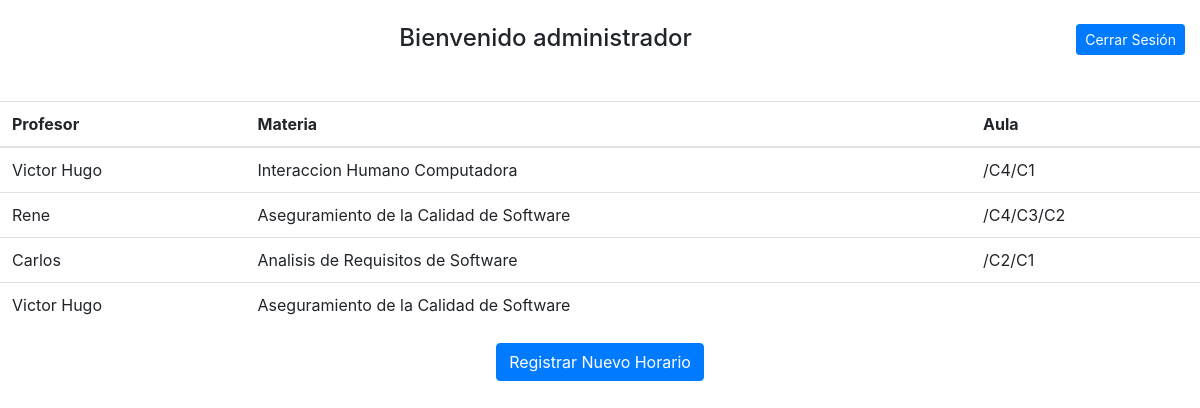
The page /public_html/vistaAdministrador.php (signed in) on the database as committed earlier.
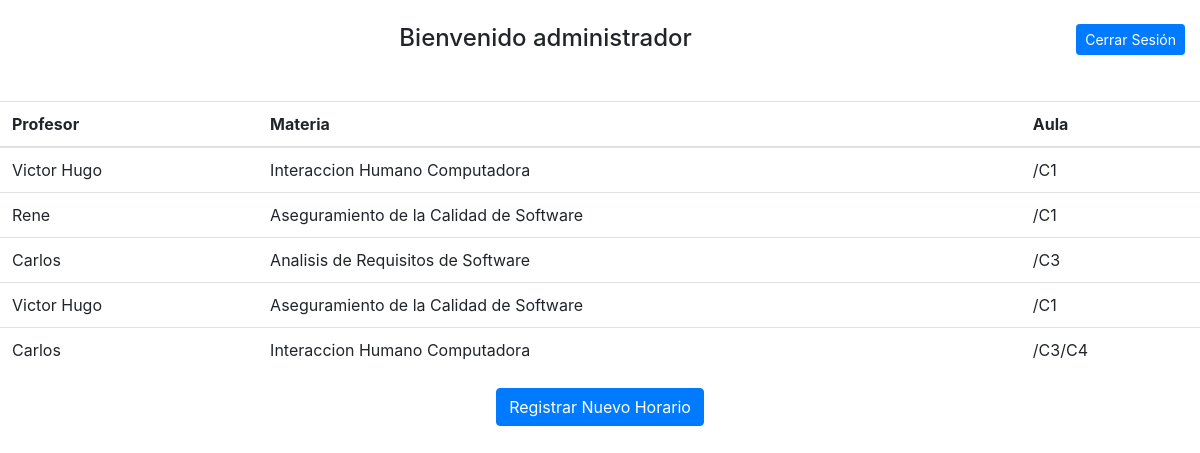
The same page on the database as committed later.
### tables this page shows
CREATE TABLE `curso` (
  `idCurso` int(11) NOT NULL,
  `idMateria` int(11) NOT NULL,
  `idProfesor` int(11) NOT NULL
);

CREATE TABLE `profesor` (
  `idProfesor` int(11) NOT NULL,
  `NomProf` varchar(45) NOT NULL,
  `idUsuario` varchar(20) NOT NULL
);

CREATE TABLE `materia` (
  `idMateria` int(11) NOT NULL,
  `DescMat` varchar(20) NOT NULL,
  `Creditos` int(11) NOT NULL,
  `NomMat` varchar(45) NOT NULL
);

### public_html/vistaAdministrador.php (the view, shortened to what this page needs)
<?php
    $usuario= $_SESSION['username'];
    $rol=$_SESSION['rol'];
    if(!isset($usuario)){
        header("location:login.php");
    }else{
        require 'conectarBD.php';
        if($rol==1){
?>
<html>
    <head>
        <link rel="stylesheet" type="text/css" href="css/style.css">
        <link rel="stylesheet" href="https://stackpath.bootstrapcdn.com/bootstrap/4.3.1/css/bootstrap.min.css">
        <link rel="stylesheet" href="css/adminTable.css">
    </head>
    <body>
        <div class="container-fluid">
            <div class="row">
                <div class="col-12 text-center">
                    <br>
                    <h4 class="d-inline">Bienvenido administrador</h4>
                    <a href="cerrarSesion.php">
                    <button type="button" class="btn btn-primary btn-sm mb-2 float-right" id="out_sesion">Cerrar Sesión</button></a><br><br><br>
                </div>
            </div>
            <div class="row">
                <table class = "table table-sortable">
                    <thead>
                        <tr>
                            <th>Profesor</th>
                            <th>Materia</th>
                            <th>Aula</th>
                        </tr>
                    </thead>
                    <tbody>
                        <?php
                        $tabla = "SELECT * from ((curso LEFT JOIN materia ON curso.idMateria = materia.idMateria) JOIN profesor ON curso.idProfesor = profesor.idProfesor) ORDER BY curso.idCurso ASC";
			            $clases = "SELECT DISTINCT clase.idCurso, clase.idSalon, salon.descSalon from (clase JOIN salon ON clase.idSalon = salon.idSalon) ORDER BY clase.idCurso ASC";
                        $res_tablas = $mysqli->query($tabla);
                        $res_clases = $mysqli->query($clases);
                        foreach ($res_tablas as $row){?>
                            <tr class='table-row' data-href = "<?php echo "horariosAdministrador.php?id=".$row['idCurso'] ?>">
                                <td><?php echo $row['NomProf'] ?></td>
                                <td><?php echo $row['NomMat'] ?></td>
                                <td>
                                    <?php
                                    foreach ($res_clases as $row2){
                                        if($row2['idCurso'] == $row['idCurso']){
                                            echo "/".$row2['descSalon'];
                                        }
                                    }
                                    ?>
                                </td>
                            </tr>
                        <?php } ?>
                    </tbody>
                </table>
            </div>
            <div class="row">
                <div class="col-12 text-center">
                    <a href="registrarHorario.php"><button type="submit" class="btn btn-primary btn-md text-center">Registrar Nuevo Horario</button></a>
                </div>
            </div>
        </div>
    </body>
</html>
    <?php }else{
    header("location:cerrarSesion.php");
    }}
?>

Rows that differ between the two databases and show on the page:
added curso: idProfesor.NomProf "Carlos", idMateria.NomMat "Interaccion Humano Computadora", descSalon "C3", descSalon "C4"
Other text that changed with them:
new list line: "/ C1"
new list line: "/ C3"
list line gone: "/ C4"
list line gone: "/ C3"
list line gone: "/ C2"
list line gone: "/ C1"
